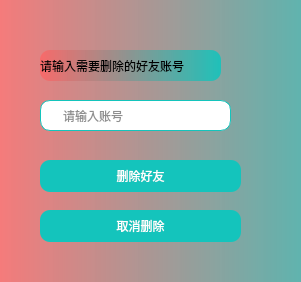
<?xml version="1.0" encoding="UTF-8"?>
<ui version="4.0">
 <class>deletefriend</class>
 <widget class="QDialog" name="deletefriend">
  <property name="geometry">
   <rect>
    <x>0</x>
    <y>0</y>
    <width>301</width>
    <height>282</height>
   </rect>
  </property>
  <property name="windowTitle">
   <string>Dialog</string>
  </property>
  <property name="styleSheet">
   <string notr="true">QFrame{
background-color: qlineargradient(spread:pad, x1:0, y1:0, x2:1, y2:0, stop:0 rgba(251,102,102, 220), stop:1 rgba(20,196,188, 230));
	border:none;
	border-radius:10px;
}
QLineEdit{
font: 25 14pt '微软雅黑 Light';
	color: rgb(31,31,31);
	padding-left:20px; 
	background-color: rgb(255, 255, 255);
	border:1px solid rgb(20,196,188);
	border-radius:10px;
}
QPushButton
{
	font: 25 14pt '微软雅黑';
	color: rgb(255,255,255);
	background-color: rgb(20,196,188);
	border:none;
	border-radius:10px;
}
QPushButton:hover
{
	background-color: rgb(22,218,208);
}
QPushButton:pressed
{
	background-color: rgb(17,171,164);
}
</string>
  </property>
  <widget class="QFrame" name="frame">
   <property name="geometry">
    <rect>
     <x>-10</x>
     <y>-10</y>
     <width>421</width>
     <height>321</height>
    </rect>
   </property>
   <property name="frameShape">
    <enum>QFrame::StyledPanel</enum>
   </property>
   <property name="frameShadow">
    <enum>QFrame::Raised</enum>
   </property>
   <widget class="QLabel" name="label">
    <property name="geometry">
     <rect>
      <x>50</x>
      <y>60</y>
      <width>181</width>
      <height>31</height>
     </rect>
    </property>
    <property name="text">
     <string>请输入需要删除的好友账号</string>
    </property>
   </widget>
   <widget class="QLineEdit" name="lineEdit">
    <property name="geometry">
     <rect>
      <x>50</x>
      <y>110</y>
      <width>191</width>
      <height>31</height>
     </rect>
    </property>
    <property name="placeholderText">
     <string>请输入账号</string>
    </property>
   </widget>
   <widget class="QPushButton" name="pushButton">
    <property name="geometry">
     <rect>
      <x>50</x>
      <y>170</y>
      <width>201</width>
      <height>32</height>
     </rect>
    </property>
    <property name="text">
     <string>删除好友</string>
    </property>
   </widget>
   <widget class="QPushButton" name="pushButton_2">
    <property name="geometry">
     <rect>
      <x>50</x>
      <y>220</y>
      <width>201</width>
      <height>32</height>
     </rect>
    </property>
    <property name="text">
     <string>取消删除</string>
    </property>
   </widget>
  </widget>
 </widget>
 <resources/>
 <connections/>
</ui>
